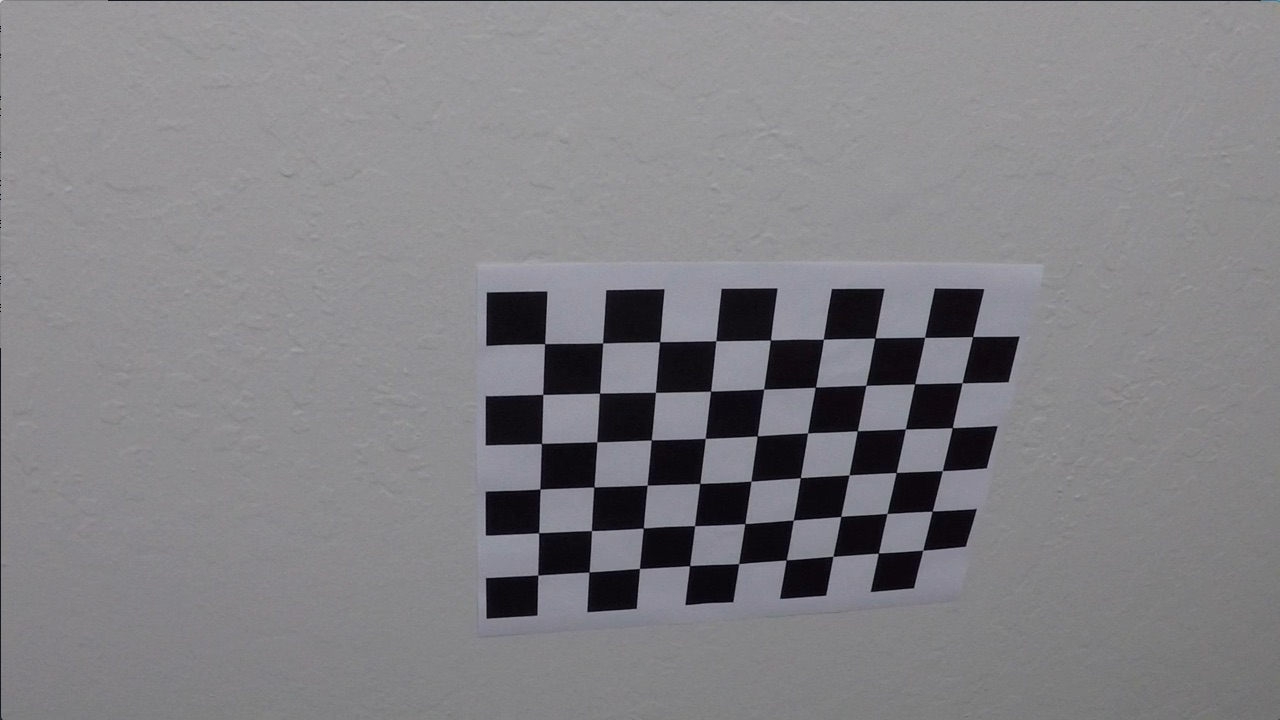
#> input picture camera_cal/calibration10.jpg, 1280 x 720 px; its folder holds only this picture in this run
$ jupyter execute --allow-errors example.ipynb   (shell and % lines are left out)   (older library calls are emulated)
#> lines starting #> are read from the running program, lines starting #| are printed output that depends on the picture; after the words box and inside, x2 and y2 are one past the last pixel; in counts of white or black regions, pixels touching at a corner belong together
## Advanced Lane Finding Project

The goals / steps of this project are the following:

* Compute the camera calibration matrix and distortion coefficients given a set of chessboard images.
* Apply a distortion correction to raw images.
* Use color transforms, gradients, etc., to create a thresholded binary image.
* Apply a perspective transform to rectify binary image ("birds-eye view").
* Detect lane pixels and fit to find the lane boundary.
* Determine the curvature of the lane and vehicle position with respect to center.
* Warp the detected lane boundaries back onto the original image.
* Output visual display of the lane boundaries and numerical estimation of lane curvature and vehicle position.

---
## First, I'll compute the camera calibration using chessboard images

[cell 1]
import numpy as np
import cv2
import glob
import matplotlib.pyplot as plt

# prepare object points, like (0,0,0), (1,0,0), (2,0,0) ....,(6,5,0)
objp = np.zeros((6*9,3), np.float32)
objp[:,:2] = np.mgrid[0:9,0:6].T.reshape(-1,2)

# Arrays to store object points and image points from all the images.
objpoints = [] # 3d points in real world space
imgpoints = [] # 2d points in image plane.

nx = 9 # the number of inside corners in x
ny = 6 # the number of inside corners in y

# Make a list of calibration images
images = glob.glob('../camera_cal/calibration*.jpg')

# Step through the list and search for chessboard corners
for fname in images:
    img = cv2.imread(fname)
#> img is the input picture: shape (720, 1280, 3); mean B, G, R 133.1, 129.4, 130.2
    gray = cv2.cvtColor(img,cv2.COLOR_BGR2GRAY)

    # Find the chessboard corners
    ret, corners = cv2.findChessboardCorners(gray, (nx, ny),None)
#> ret = True; corners = 54 rows, first 8: [545.3, 343.1], [602.7, 342.8], [660.1, 341.3], [715.8, 340.7], [770.6, 340], [823.5, 339.2], [874.3, 338.5], [925.1, 337.4]

    # If found, add object points, image points
    if ret == True:
        objpoints.append(objp)
        imgpoints.append(corners)

        # Draw and display the corners
        img = cv2.drawChessboardCorners(img, (nx, ny), corners, ret)
#> img: shape (720, 1280, 3); 1.91% of pixels changed, all inside (x1, y1, x2, y2) = (532, 331, 980, 582)
        cv2.imshow('img',img)
        cv2.waitKey(500)

cv2.destroyAllWindows()

## And then I'll correct for distortion

[cell 2]

img = cv2.imread('../camera_cal/calibration1.jpg')

def cal_undistort(img, objpoints, imgpoints):
    gray = cv2.cvtColor(img,cv2.COLOR_BGR2GRAY)
    ret, mtx, dist, rvecs, tvecs = cv2.calibrateCamera(objpoints, imgpoints, gray.shape[::-1], None, None)
    undist = cv2.undistort(img, mtx, dist, None, mtx)
    return undist

#> (the rest of this cell did not finish here and is left out)

[cell 3]
img = cv2.imread('../camera_cal/calibration6.jpg')

# [31 lines left out: function corners_unwarp, not called in this run]

#> (the rest of this cell did not finish here and is left out)

[cell 4]
image = cv2.imread('../test_images/straight_lines1.jpg')
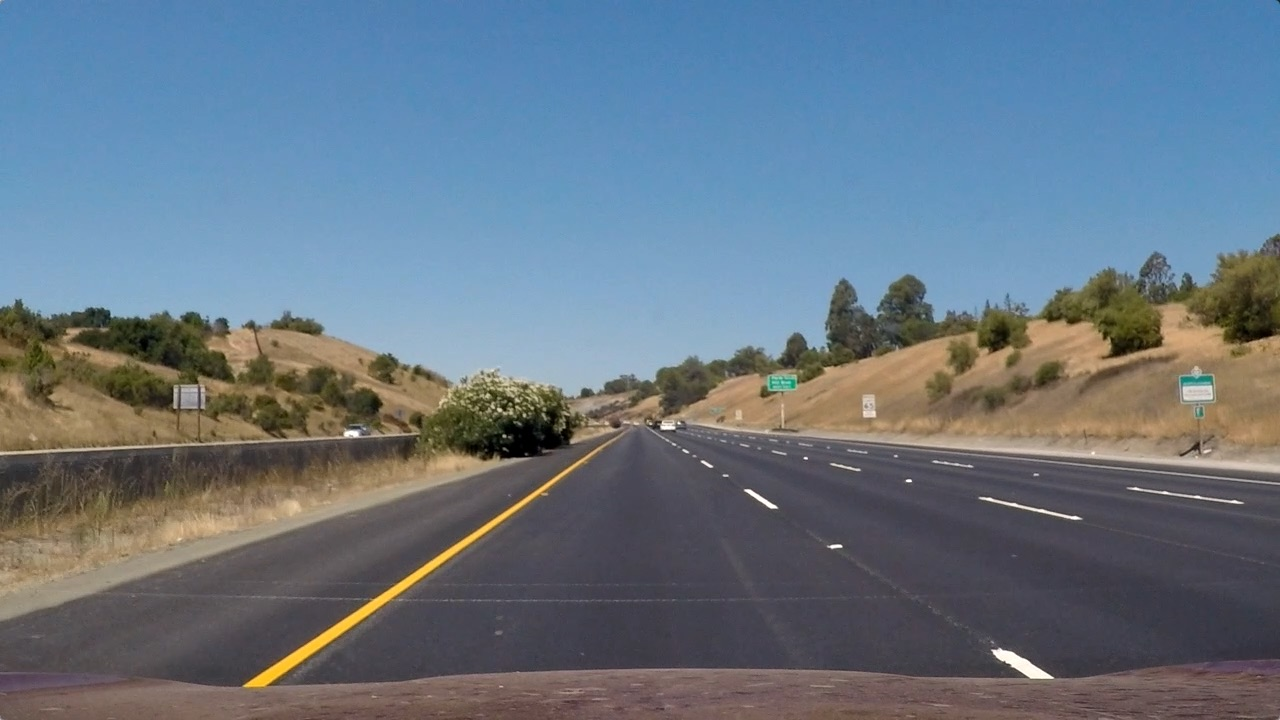
#> input picture test_images/straight_lines1.jpg, 1280 x 720 px
#> image is the input picture: shape (720, 1280, 3); mean B, G, R 131.2, 117.7, 103.2

def abs_sobel_thresh(img, orient='x', sobel_kernel=3, thresh=(0, 255)):
    # Calculate directional gradient
    # Apply threshold
#> called with orient = 'x', sobel_kernel = 3, thresh = (20, 100)
    gray = cv2.cvtColor(img, cv2.COLOR_BGR2GRAY)
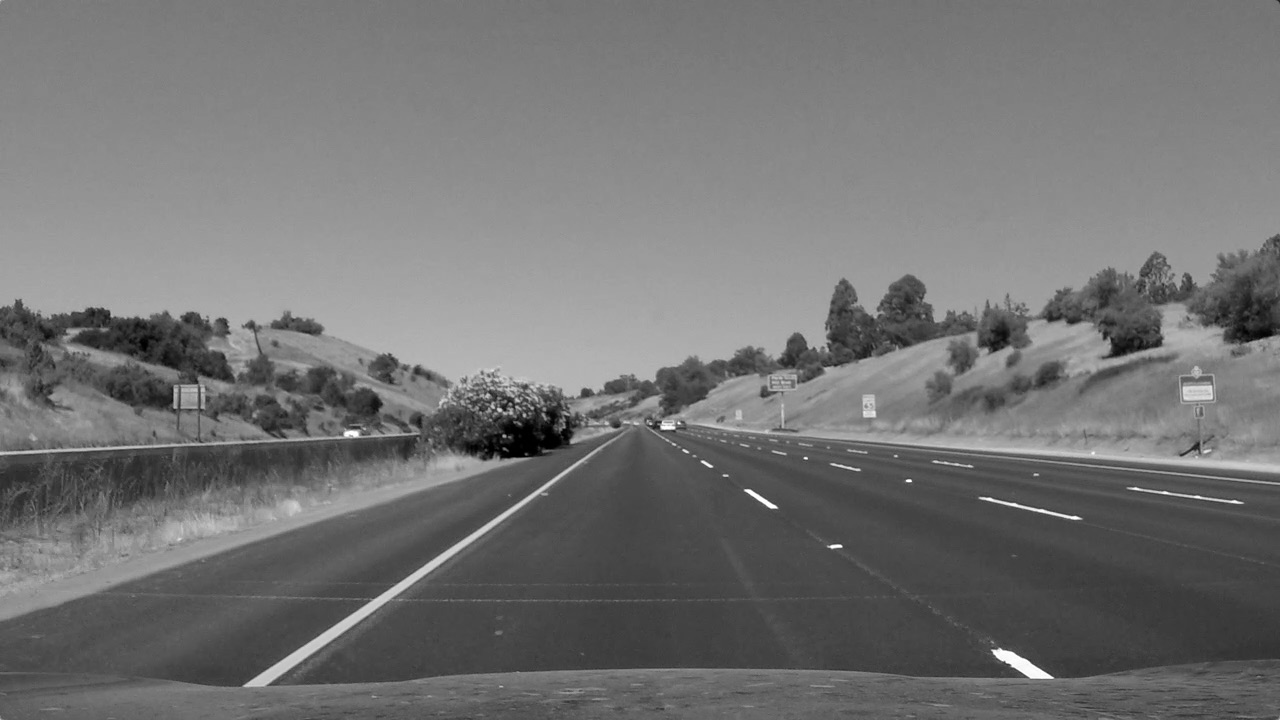
#> gray: shape (720, 1280); min 0, max 255, mean 114.9
    # Apply x or y gradient with the OpenCV Sobel() function
    # and take the absolute value
    if orient == 'x':
        abs_sobel = np.absolute(cv2.Sobel(gray, cv2.CV_64F, 1, 0))
    if orient == 'y':
        abs_sobel = np.absolute(cv2.Sobel(gray, cv2.CV_64F, 0, 1))
    # Rescale back to 8 bit integer
    scaled_sobel = np.uint8(255*abs_sobel/np.max(abs_sobel))
    # Create a copy and apply the threshold
    binary_output = np.zeros_like(scaled_sobel)
    # Here I'm using inclusive (>=, <=) thresholds, but exclusive is ok too
    binary_output[(scaled_sobel >= thresh[0]) & (scaled_sobel <= thresh[1])] = 1

    # Return the result
    return binary_output

def mag_thresh(image, sobel_kernel=3, mag_thresh=(0, 255)):
    # Calculate gradient magnitude
    # Apply threshold
    # Convert to grayscale
    gray = cv2.cvtColor(img, cv2.COLOR_BGR2GRAY)
    # Take both Sobel x and y gradients
    sobelx = cv2.Sobel(gray, cv2.CV_64F, 1, 0, ksize=sobel_kernel)
    sobely = cv2.Sobel(gray, cv2.CV_64F, 0, 1, ksize=sobel_kernel)
    # Calculate the gradient magnitude
    gradmag = np.sqrt(sobelx**2 + sobely**2)
    # Rescale to 8 bit
    scale_factor = np.max(gradmag)/255
    gradmag = (gradmag/scale_factor).astype(np.uint8)
    # Create a binary image of ones where threshold is met, zeros otherwise
    binary_output = np.zeros_like(gradmag)
    binary_output[(gradmag >= mag_thresh[0]) & (gradmag <= mag_thresh[1])] = 1

    # Return the binary image
    return binary_output

# [16 lines left out: function dir_threshold, not called in this run]

# Choose a Sobel kernel size
ksize = 3 # Choose a larger odd number to smooth gradient measurements

# Apply each of the thresholding functions
gradx = abs_sobel_thresh(image, orient='x', sobel_kernel=ksize, thresh=(20, 100))
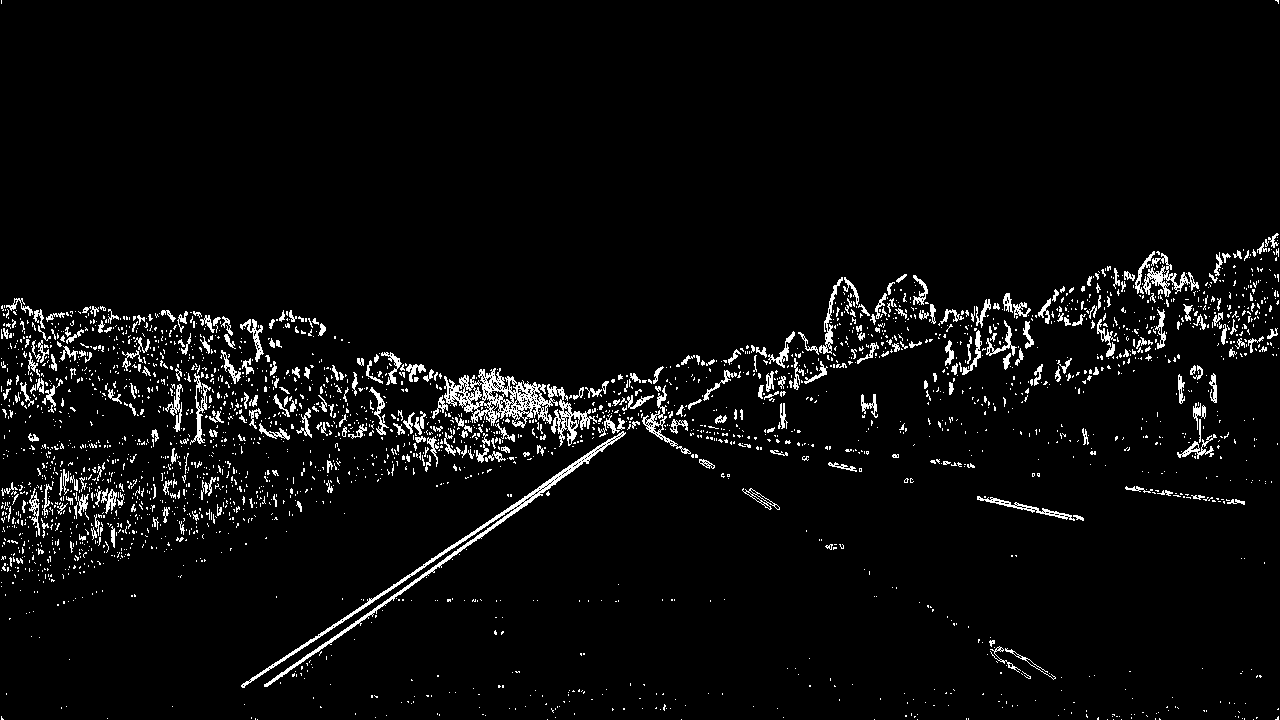
#> gradx: shape (720, 1280); values 0 (black) and 1 (white), 4.2% white in thin lines or dots
grady = abs_sobel_thresh(image, orient='y', sobel_kernel=ksize, thresh=(20, 100))
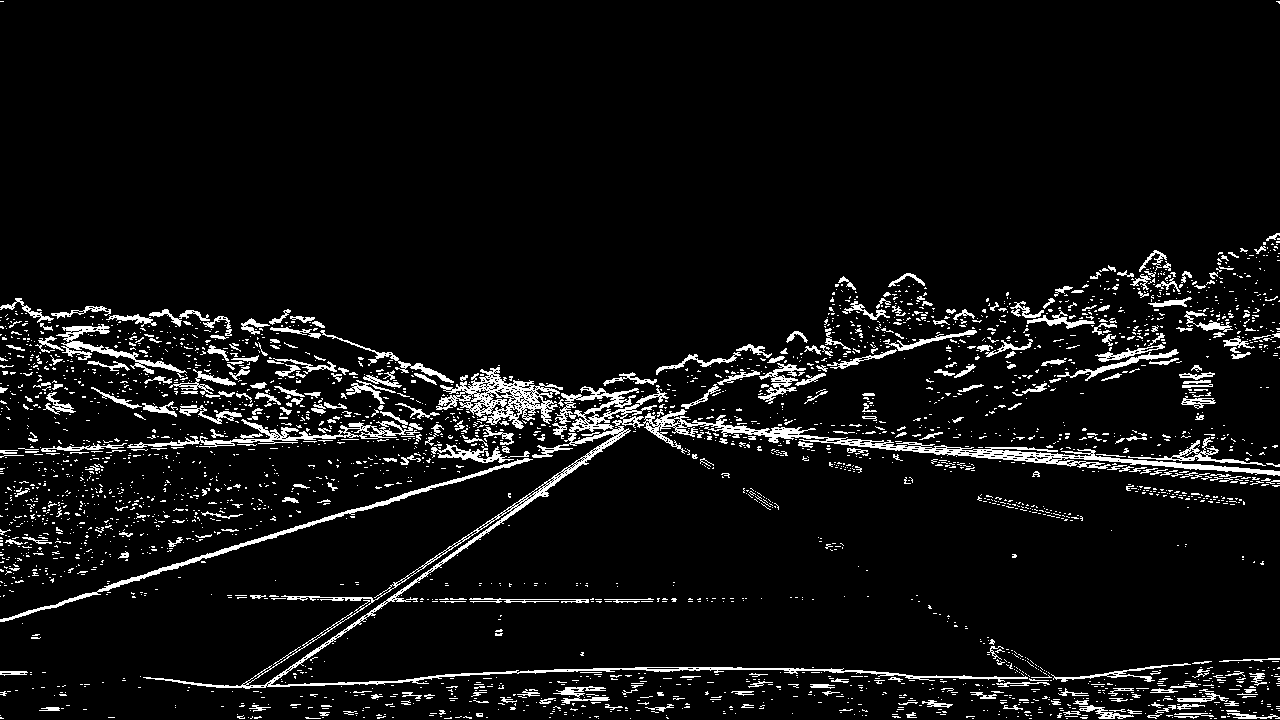
#> grady: shape (720, 1280); values 0 (black) and 1 (white), 6.4% white in thin lines or dots
#> (the rest of this cell did not finish here and is left out)

dir_binary = dir_threshold(image, sobel_kernel=ksize, thresh=(0.7, 1.3))

combined = np.zeros_like(dir_binary)
combined[((gradx == 1) & (grady == 1)) | ((mag_binary == 1) & (dir_binary == 1))] = 1

# Plot the result
f, (ax1, ax2) = plt.subplots(1, 2, figsize=(24, 9))
f.tight_layout()
ax1.imshow(image)
ax1.set_title('Original Image', fontsize=50)
ax2.imshow(combined, cmap='gray')
ax2.set_title('Thresholded Grad. Dir.', fontsize=50)
plt.subplots_adjust(left=0., right=1, top=0.9, bottom=0.)
